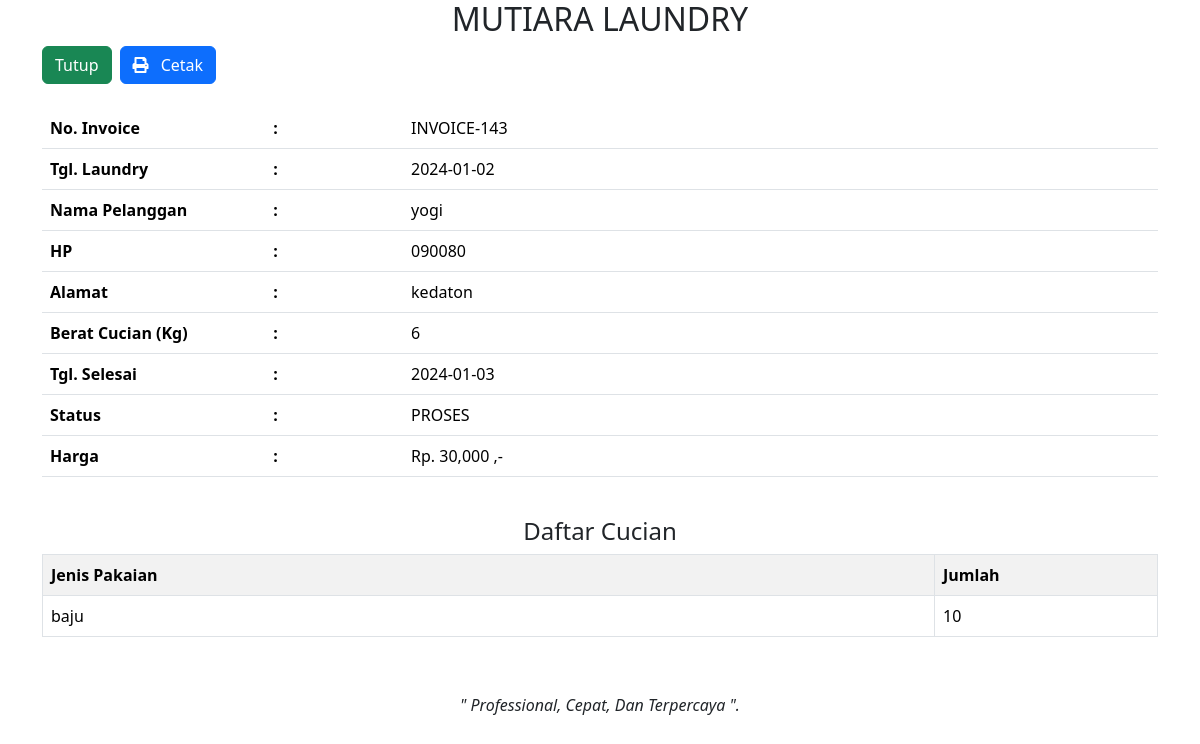
The app's page /dashboard/transaksi_invoice.php?id=143 (signed in) with its own data.
### tables this page shows
CREATE TABLE `transaksi` (
  `transaksi_id` int(11) NOT NULL,
  `transaksi_tgl` date NOT NULL,
  `transaksi_pelanggan` int(11) NOT NULL,
  `transaksi_harga` int(11) NOT NULL,
  `transaksi_berat` int(11) NOT NULL,
  `transaksi_tgl_selesai` date NOT NULL,
  `transaksi_status` int(11) NOT NULL,
  `transaksi_pembayaran` int(11) NOT NULL,
  `transaksi_total` int(11) NOT NULL
);

CREATE TABLE `pelanggan` (
  `pelanggan_id` int(11) NOT NULL,
  `pelanggan_nama` varchar(255) NOT NULL,
  `pelanggan_hp` varchar(20) NOT NULL,
  `pelanggan_alamat` text NOT NULL
);

CREATE TABLE `pakaian` (
  `pakaian_id` int(11) NOT NULL,
  `pakaian_transaksi` int(11) NOT NULL,
  `pakaian_jenis` varchar(255) NOT NULL,
  `pakaian_jumlah` int(11) NOT NULL
);

### dashboard/transaksi_invoice.php (the view, shortened to what this page needs)
<!DOCTYPE html>
<html>
<head>
    <link rel="stylesheet" type="text/css" href="../assets/css/bootstrap.css">
    <link href="vendor/fontawesome-free/css/all.min.css" rel="stylesheet" type="text/css">
</head>
<body>
    <?php
        include '../koneksi.php';
    ?>
    <div id="section-to-print" class="container">
        <div class="col-md-12">
            <?php
            $id = $_GET['id'];
            $transaksi = mysqli_query($koneksi,"select * from transaksi,pelanggan where transaksi_id='$id' and transaksi_pelanggan=pelanggan_id");
            while($t=mysqli_fetch_array($transaksi)){
                ?>
                <h2 class="text-center">MUTIARA LAUNDRY</h2>
                <div class="d-flex mb-4">
                    <button class="btn btn-success me-2 d-print-none" id="btn-close">Tutup</button>
                    <button class="btn btn-primary d-print-none" id="btn-print">
                        <i class="fas fa-print me-2"></i>
                        <span>Cetak</span>
                    </button>
                </div>
                <table class="table">
                    <tr>
                        <th width="20%">No. Invoice</th>
                        <th>:</th>
                        <td>INVOICE-<?php echo $t['transaksi_id']; ?></td>
                    </tr>
                    <tr>
                        <th width="20%">Tgl. Laundry</th>
                        <th>:</th>
                        <td><?php echo $t['transaksi_tgl']; ?></td>
                    </tr>
                    <tr>
                        <th>Nama Pelanggan</th>
                        <th>:</th>
                        <td><?php echo $t['pelanggan_nama']; ?></td>
                    </tr>
                    <tr>
                        <th>HP</th>
                        <th>:</th>
                        <td><?php echo $t['pelanggan_hp']; ?></td>
                    </tr>
                    <tr>
                        <th>Alamat</th>
                        <th>:</th>
                        <td><?php echo $t['pelanggan_alamat']; ?></td>
                    </tr>
                    <tr>
                        <th>Berat Cucian (Kg)</th>
                        <th>:</th>
                        <td><?php echo $t['transaksi_berat']; ?></td>
                    </tr>
                    <tr>
                        <th>Tgl. Selesai</th>
                        <th>:</th>
                        <td><?php echo $t['transaksi_tgl_selesai']; ?></td>
                    </tr>
                    <tr>
                        <th>Status</th>
                        <th>:</th>
                        <td>
                            <?php
                            if($t['transaksi_status']=="0"){
                                echo "<div class='label label-warning'>PROSES</div>";
                            }else if($t['transaksi_status']=="1"){
                                echo "<div class='label label-info'>DI CUCI</div>";
                            }else if($t['transaksi_status']=="2"){
                                echo "<div class='label label-success'>SELESAI</div>";
                            }
                            ?>
                        </td>
                    </tr>
                    <tr>
                        <th>Harga</th>
                        <th>:</th>
                        <td><?php echo "Rp. ".number_format($t['transaksi_harga'])." ,-"; ?></td>
                    </tr>
                </table>
                <br/>
                <h4 class="text-center">Daftar Cucian</h4>
                <table class="table table-bordered table-striped">
                    <tr>
                        <th>Jenis Pakaian</th>
                        <th width="20%">Jumlah</th>
                    </tr>
                    <?php
                    $id = $t['transaksi_id'];
                    $pakaian = mysqli_query($koneksi,"select * from pakaian where pakaian_transaksi='$id'");
                    while($p=mysqli_fetch_array($pakaian)){
                        ?>
                        <tr>
                            <td><?php echo $p['pakaian_jenis']; ?></td>
                            <td width="5%"><?php echo $p['pakaian_jumlah']; ?></td>
                        </tr>
                        <?php } ?>
                    </table>
                    <br/>
                    <p><center><i>" Professional, Cepat, Dan Terpercaya ".</i></center></p>
                    <?php
                }
                ?>
            </div>
        </div>
    </body>
</html>

### records on screen
transaksi: transaksi_id "143", transaksi_tgl "2024-01-02", transaksi_pelanggan.pelanggan_nama "yogi", transaksi_pelanggan.pelanggan_hp "090080", transaksi_pelanggan.pelanggan_alamat "kedaton", transaksi_berat "6", transaksi_tgl_selesai "2024-01-03", transaksi_status "PROSES", transaksi_harga "30,000"
pakaian: pakaian_jenis "baju", pakaian_jumlah "10"
